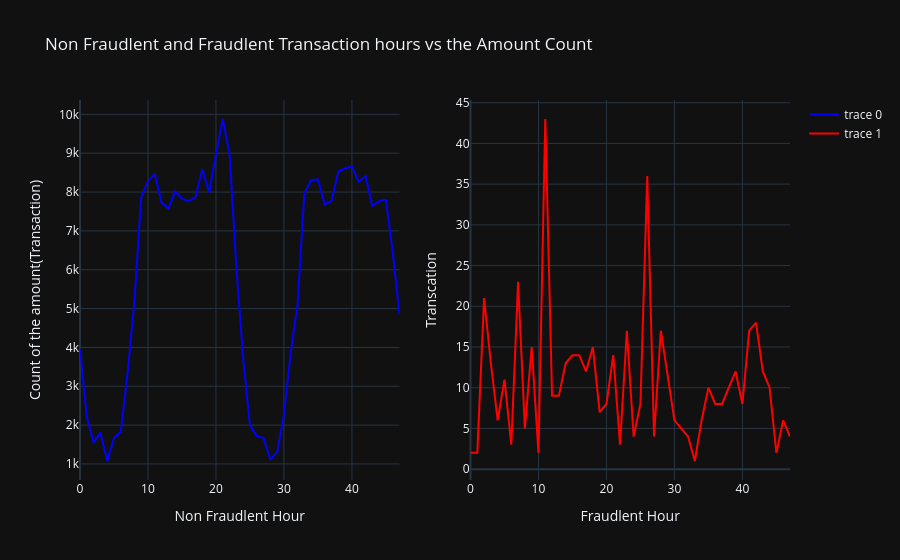

Source (notebook cell):
### Code cell
fig = make_subplots(rows = 1,cols = 2)
fig.add_trace( go.Scatter(
    x = temp[temp["Class"]==0]["Hours"],y=temp[temp["Class"]==0]["count"],mode = "lines",
    line = dict(color = "blue")),row = 1,col =1
)
fig.add_trace(go.Scatter(x = temp[temp["Class"]==1]["Hours"],y=temp[temp["Class"]==1]["count"],mode = "lines",
              line = dict(color = "red")),row = 1,col = 2
)
fig.update_layout(template="plotly_dark",title_text = "Non Fraudlent and Fraudlent Transaction hours vs the Amount Count",
                 xaxis1_title = "Non Fraudlent Hour",
                 yaxis1_title ="Count of the amount(Transaction)",
                 xaxis2_title = "Fraudlent Hour",
                 yaxis2_title = "Transcation ")
fig.show()

### Figure 1 — Plotly figure (JSON) as saved in the notebook; plotly's stock layout.template omitted (floating-point values rounded to 4 significant figures)
{"data": [{"line": {"color": "blue"}, "mode": "lines", "type": "scatter", "x": [0, 1, 2, 3, 4, 5, 6, 7, 8, 9, 10, 11, 12, 13, 14, 15, 16, 17, 18, 19, 20, 21, 22, 23, 24, 25, 26, 27, 28, 29, 30, 31, 32, 33, 34, 35, 36, 37, 38, 39, 40, 41, 42, 43, 44, 45, 46, 47], "xaxis": "x", "y": [3961, 2215, 1555, 1808, 1076, 1670, 1828, 3345, 5174, 7863, 8286, 8474, 7723, 7576, 8016, 7822, 7772, 7870, 8592, 7987, 8972, 9881, 8974, 6065, 3728, 1995, 1716, 1667, 1110, 1309, 2264, 3875, 5093, 7959, 8304, 8329, 7680, 7772, 8531, 8613, 8659, 8267, 8414, 7643, 7766, 7806, 6458, 4852], "yaxis": "y"}, {"line": {"color": "red"}, "mode": "lines", "type": "scatter", "x": [0, 1, 2, 3, 4, 5, 6, 7, 8, 9, 10, 11, 12, 13, 14, 15, 16, 17, 18, 19, 20, 21, 22, 23, 24, 25, 26, 27, 28, 30, 32, 33, 34, 35, 36, 37, 38, 39, 40, 41, 42, 43, 44, 45, 46, 47], "xaxis": "x2", "y": [2, 2, 21, 13, 6, 11, 3, 23, 5, 15, 2, 43, 9, 9, 13, 14, 14, 12, 15, 7, 8, 14, 3, 17, 4, 8, 36, 4, 17, 6, 4, 1, 6, 10, 8, 8, 10, 12, 8, 17, 18, 12, 10, 2, 6, 4], "yaxis": "y2"}], "layout": {"autosize": true, "title": {"text": "Non Fraudlent and Fraudlent Transaction hours vs the Amount Count"}, "xaxis": {"anchor": "y", "autorange": true, "domain": [0, 0.45], "range": [0, 47], "title": {"text": "Non Fraudlent Hour"}, "type": "linear"}, "xaxis2": {"anchor": "y2", "autorange": true, "domain": [0.55, 1], "range": [0, 47], "title": {"text": "Fraudlent Hour"}, "type": "linear"}, "yaxis": {"anchor": "x", "autorange": true, "domain": [0, 1], "range": [586.8, 10370.0], "title": {"text": "Count of the amount(Transaction)"}, "type": "linear"}, "yaxis2": {"anchor": "x2", "autorange": true, "domain": [0, 1], "range": [-1.333, 45.33], "title": {"text": "Transcation "}, "type": "linear"}}}
